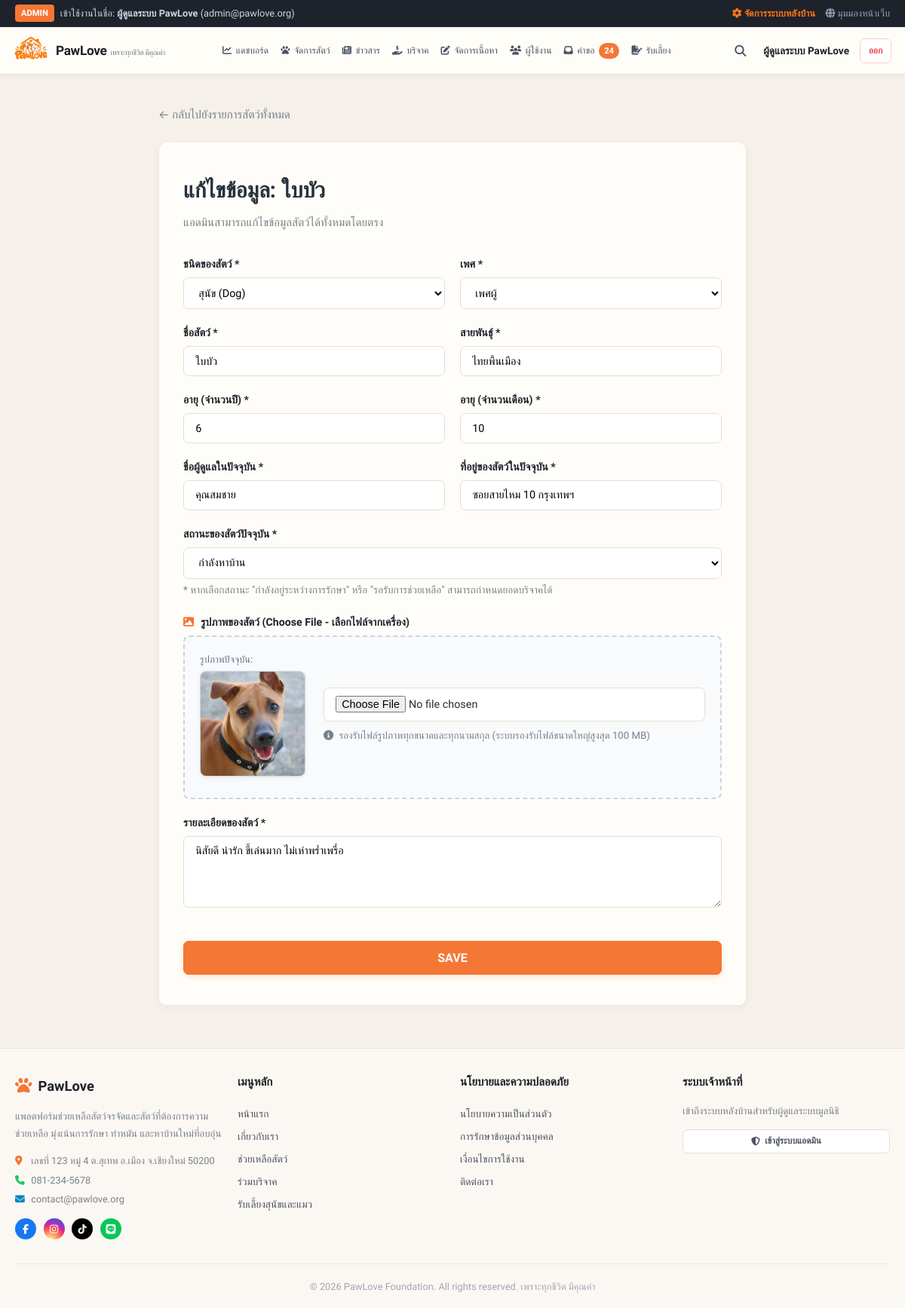
/admin/pets/6/edit (signed in), run on the app's committed database.
### tables this page shows
CREATE TABLE pets (
        id INTEGER PRIMARY KEY AUTOINCREMENT,
        species TEXT NOT NULL, -- 'สุนัข' หรือ 'แมว'
        name TEXT NOT NULL,
        age_years INTEGER DEFAULT 0,
        age_months INTEGER DEFAULT 0,
        gender TEXT NOT NULL, -- 'เพศผู้' หรือ 'เพศเมีย'
        breed TEXT NOT NULL,
        caretaker_name TEXT NOT NULL,
        current_address TEXT NOT NULL,
        status TEXT NOT NULL, 
        -- สถานะ 4 แบบ:
        -- 1.กำลังหาบ้าน(สุขภาพดี)
        -- 2.กำลังอยู่ระหว่างการรักษา(รับโดเนทเฉพาะสัตว์ที่ขึ้นสถานะนี้)
        -- 3.รอรับการช่วยเหลือ(รับโดเนทเฉพาะสัตว์ที่ขึ้นสถานะนี้)
        -- 4.หาบ้านได้แล้ว
        description TEXT NOT NULL,
        extra_details TEXT,
        image_url TEXT,
        created_by INTEGER,
        is_approved INTEGER DEFAULT 1, -- 1=เผยแพร่แล้ว, 0=รออนุมัติ
        current_step INTEGER DEFAULT 1,
        created_at TIMESTAMP DEFAULT CURRENT_TIMESTAMP, donation_target REAL DEFAULT 0.0,
        FOREIGN KEY (created_by) REFERENCES users (id)
    );

### routes/admin.py (the view, shortened to what this page needs)
@admin_bp.route('/pets/<int:pet_id>/edit', methods=['GET', 'POST'])
@admin_required
def pet_edit(pet_id):
    conn = get_db_connection()
    cursor = conn.cursor()
    cursor.execute("SELECT * FROM pets WHERE id = ?", (pet_id,))
    pet = cursor.fetchone()
    if not pet:
        conn.close()
        flash("ไม่พบสัตว์ที่ต้องการแก้ไข", "danger")
        return redirect(url_for('admin.pets_list'))
    conn.close()
    return render_template('admin/pet_form.html', pet=pet, title=f"แก้ไขข้อมูล: {pet['name']}")

### database.py (called while the page is built)
def get_db_connection():
    conn = sqlite3.connect(DB_PATH)
    conn.row_factory = sqlite3.Row
    return conn

### routes/admin.py (called while the page is built)
def admin_required(f):
    @wraps(f)
    def decorated_function(*args, **kwargs):
        if 'user_id' not in session or session.get('user_role') != 'admin':
            flash("หน้านี้สำหรับผู้ดูแลระบบเท่านั้น กรุณากรอกอีเมลแอดมินเพื่อเข้าสู่ระบบ", "danger")
            return redirect(url_for('auth.admin_direct_access'))
        return f(*args, **kwargs)
    return decorated_function

### templates/admin/pet_form.html (shortened to what this page needs)
{% extends "base.html" %}
{% block content %}
<div class="container" style="max-width: 820px; padding-top: 1.5rem; padding-bottom: 3.5rem;">
  <div style="margin-bottom: 1.5rem;">
    <a href="{{ url_for('admin.pets_list') }}" style="color: var(--text-muted); text-decoration: none; font-size: 0.95rem;">
      ← กลับไปยังรายการสัตว์ทั้งหมด
    </a>
  </div>
  <div class="card" style="border-top: 5px solid var(--primary);">
    <div class="card-body" style="padding: 2.5rem 2rem;">
      <h1 style="font-size: 1.8rem; font-weight: 800; color: var(--text-dark); margin-bottom: 0.5rem;">
        {{ title }}
      </h1>
      <p style="color: var(--text-muted); font-size: 0.95rem; margin-bottom: 2rem;">
        แอดมินสามารถแก้ไขข้อมูลสัตว์ได้ทั้งหมดโดยตรง
      </p>
      <form method="POST" enctype="multipart/form-data">
        <div class="grid-2">
          <div class="form-group">
            <label class="form-label" for="species">ชนิดของสัตว์ *</label>
            <select id="species" name="species" class="form-control" required>
              <option value="สุนัข" {% if pet and pet.species == 'สุนัข' %}selected{% endif %}>สุนัข (Dog)</option>
            </select>
          </div>
          <div class="form-group">
            <label class="form-label" for="gender">เพศ *</label>
            <select id="gender" name="gender" class="form-control" required>
              <option value="เพศผู้" {% if pet and pet.gender == 'เพศผู้' %}selected{% endif %}>เพศผู้</option>
            </select>
          </div>
        </div>
        <div class="grid-2">
          <div class="form-group">
            <label class="form-label" for="name">ชื่อสัตว์ *</label>
            <input type="text" id="name" name="name" class="form-control" value="{{ pet.name if pet else '' }}" placeholder="เช่น เจ้าถุงทอง" required>
          </div>
          <div class="form-group">
            <label class="form-label" for="breed">สายพันธุ์ *</label>
            <input type="text" id="breed" name="breed" class="form-control" value="{{ pet.breed if pet else '' }}" placeholder="เช่น ไทยผสม, ไซบีเรียน" required>
          </div>
        </div>
        <div class="grid-2">
          <div class="form-group">
            <label class="form-label" for="age_years">อายุ (จำนวนปี) *</label>
            <input type="number" id="age_years" name="age_years" class="form-control" min="0" max="30" value="{{ pet.age_years if pet else 1 }}" required>
          </div>
          <div class="form-group">
            <label class="form-label" for="age_months">อายุ (จำนวนเดือน) *</label>
            <input type="number" id="age_months" name="age_months" class="form-control" min="0" max="11" value="{{ pet.age_months if pet else 0 }}" required>
          </div>
        </div>
        <div class="grid-2">
          <div class="form-group">
            <label class="form-label" for="caretaker_name">ชื่อผู้ดูแลในปัจจุบัน *</label>
            <input type="text" id="caretaker_name" name="caretaker_name" class="form-control" value="{{ pet.caretaker_name if pet else '' }}" placeholder="เช่น พี่สมหมาย อาสาสมัคร" required>
          </div>
          <div class="form-group">
            <label class="form-label" for="current_address">ที่อยู่ของสัตว์ในปัจจุบัน *</label>
            <input type="text" id="current_address" name="current_address" class="form-control" value="{{ pet.current_address if pet else '' }}" placeholder="เช่น ศูนย์พักพิง PawLove ชลบุรี" required>
          </div>
        </div>
        <div class="form-group">
          <label class="form-label" for="status">สถานะของสัตว์ปัจจุบัน *</label>
          <select id="status" name="status" class="form-control" onchange="toggleDonationTarget()" required>
            <option value="กำลังหาบ้าน" {% if not pet or 'กำลังหาบ้าน' in pet.status or 'สุขภาพดี' in pet.status %}selected{% endif %}>กำลังหาบ้าน</option>
          </select>
          <small style="color: var(--text-muted); font-size: 0.85rem; margin-top: 0.3rem; display: block;">
            * หากเลือกสถานะ "กำลังอยู่ระหว่างการรักษา" หรือ "รอรับการช่วยเหลือ" สามารถกำหนดยอดบริจาคได้
          </small>
        </div>
        <div class="form-group">
          <label class="form-label" for="pet_image"><i class="fa-solid fa-image" style="margin-right: 0.35rem; color: var(--primary-orange);"></i> รูปภาพของสัตว์ (Choose File - เลือกไฟล์จากเครื่อง)</label>
          <div style="border: 2px dashed #cbd5e1; border-radius: 8px; padding: 1.25rem; background: #f8fafc;">
            <div style="display: flex; gap: 1.5rem; align-items: center; flex-wrap: wrap;">
              {% if pet and pet.image_url %}
              <div>
                <span style="font-size: 0.8rem; color: #64748b; display: block; margin-bottom: 0.3rem;">รูปภาพปัจจุบัน:</span>
                <img src="{{ pet.image_url }}" alt="{{ pet.name }}" style="width: 140px; height: 140px; object-fit: cover; border-radius: 8px; border: 1px solid #cbd5e1; box-shadow: 0 2px 6px rgba(0,0,0,0.06);">
              </div>
              {% endif %}
              <div style="flex: 1; min-width: 220px;">
                <input
                  type="file"
                  id="pet_image"
                  name="pet_image"
                  class="form-control"
                  accept="image/*, *"
                  onchange="previewPetImage(this)"
                  style="margin-bottom: 0.5rem; cursor: pointer; background: white;"
                >
                <div style="font-size: 0.825rem; color: var(--text-muted);">
                  <i class="fa-solid fa-circle-info" style="margin-right: 0.25rem;"></i> รองรับไฟล์รูปภาพทุกขนาดและทุกนามสกุล (ระบบรองรับไฟล์ขนาดใหญ่สูงสุด 100 MB)
                </div>
              </div>
            </div>
          </div>
        </div>
        <div class="form-group">
          <label class="form-label" for="description">รายละเอียดของสัตว์ *</label>
          <textarea id="description" name="description" class="form-control" required>{{ pet.description if pet else '' }}</textarea>
        </div>
        <button type="submit" class="btn btn-primary btn-lg" style="width: 100%; margin-top: 1rem;">
          SAVE
        </button>
      </form>
    </div>
  </div>
</div>
{% endblock %}

### static/css/style.css (style rules this page uses)
:root { --primary-orange: #f36c3d; --primary-orange-hover: #e05324; --primary-orange-light: #fff5f1; --primary-orange-soft: #fef0ea; --secondary-teal: #10b981; --accent-pink: #ec4899; --bg-body: #f8f9fa; --bg-card: #ffffff; --sidebar-dark: #22262f; --sidebar-dark-hover: #2d323e; --text-main: #2b2f38; --text-muted: #79808f; --text-light: #a0a6b5; --border-light: #f0f1f3; --border-subtle: #e6e8ec; --radius-xs: 6px; --radius-sm: 8px; --radius-md: 14px; --radius-lg: 20px; --radius-pill: 9999px; --shadow-subtle: 0 2px 10px rgba(0, 0, 0, 0.03); --shadow-card: 0 4px 20px rgba(0, 0, 0, 0.05); --shadow-hover: 0 8px 30px rgba(0, 0, 0, 0.08); }
* { margin: 0; padding: 0; box-sizing: border-box; font-family: 'Prompt', -apple-system, BlinkMacSystemFont, "Segoe UI", Roboto, sans-serif; }
body { background-color: var(--bg-body); color: var(--text-main); line-height: 1.6; min-height: 100vh; display: flex; flex-direction: column; }
.btn { display: inline-flex; align-items: center; justify-content: center; gap: 0.45rem; padding: 0.55rem 1.15rem; font-size: 0.885rem; font-weight: 600; border-radius: var(--radius-pill); cursor: pointer; text-decoration: none; border: 1px solid transparent; transition: all 0.25s ease; }
.btn-orange, .btn-primary { background: var(--primary-orange); color: #ffffff; border-color: var(--primary-orange); box-shadow: 0 3px 10px rgba(243, 108, 61, 0.25); }
.btn-lg { padding: 0.75rem 1.6rem; font-size: 1rem; }
.form-group { margin-bottom: 1.25rem; }
.form-label { display: block; font-weight: 600; font-size: 0.885rem; margin-bottom: 0.4rem; color: #1e2229; }
.form-control { width: 100%; padding: 0.65rem 0.95rem; border: 1.5px solid var(--border-subtle); border-radius: var(--radius-sm); font-size: 0.9rem; outline: none; background: #ffffff; transition: all 0.2s ease; }
textarea.form-control { resize: vertical; min-height: 95px; }
.container { max-width: 1200px; margin: 0 auto; padding: 1.75rem 1.25rem; width: 100%; }
.card { background: var(--bg-card); border-radius: var(--radius-md); border: 1px solid var(--border-light); box-shadow: var(--shadow-subtle); overflow: hidden; }
.card-body { padding: 1.5rem; }
.grid-2 { display: grid; grid-template-columns: repeat(2, 1fr); gap: 1.25rem; }
:root { --primary-orange: #f47735; --primary-orange-hover: #e86324; --primary-orange-light: #fff2e9; --primary-orange-soft: #fff6ef; --bg-body: #f5f0e9; --bg-card: #fffdf9; --text-main: #26313a; --text-muted: #78818a; --border-light: #eee7df; --border-subtle: #e7ded5; --radius-sm: 7px; --radius-md: 11px; --radius-lg: 14px; --shadow-subtle: 0 3px 12px rgba(66, 45, 28, .045); --shadow-card: 0 8px 24px rgba(66, 45, 28, .075); }
body { background: var(--bg-body); }
.btn { border-radius: 7px; }
.btn-orange, .btn-primary { box-shadow: 0 3px 8px rgba(244,119,53,.17); }
.container { max-width: 1440px; padding: 1.15rem 1.25rem; }
.card, .clean-table { border-radius: 10px; }
.form-control, input, select, textarea { border-radius: 7px; }

### data on the page
pets: species "สุนัข (Dog)", gender "เพศผู้", name "ใบบัว", breed "ไทยพื้นเมือง", age_years "6", age_months "10", caretaker_name "คุณสมชาย", current_address "ซอยสายไหม 10 กรุงเทพฯ", status "กำลังหาบ้าน", image_url (picture), description "นิสัยดี น่ารัก ขี้เล่นมาก ไม่เห่าพร่ำเพรื่อ"

### other printed values
{{ session.get('user_name') }} "ผู้ดูแลระบบ PawLove"
{{ session.get('user_email') }} "admin@pawlove.org"
{{ pending_requests_count }} "24"
{{ title }} "แก้ไขข้อมูล: ใบบัว"
